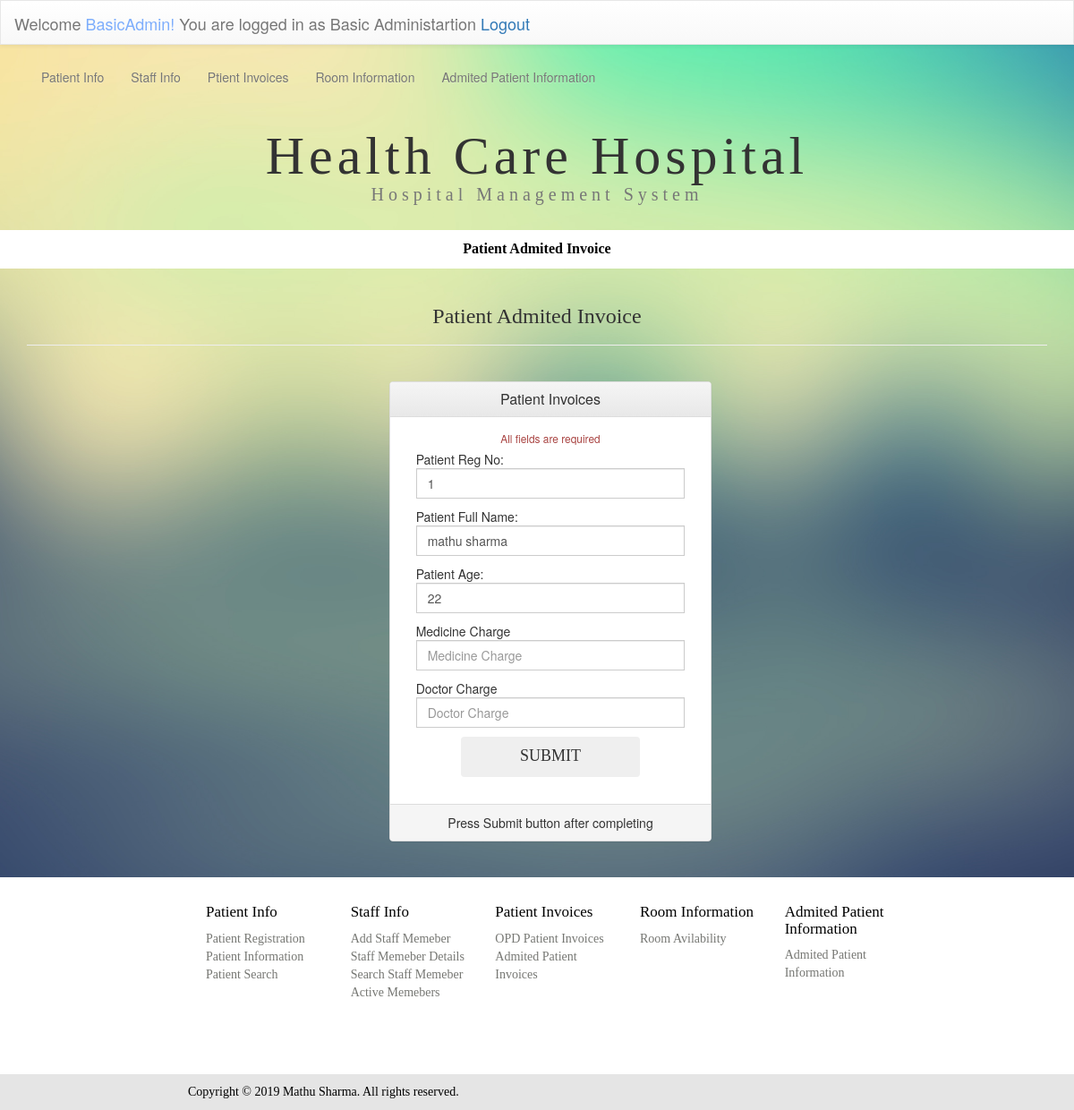
/HospitalSystem/opdinvo.php?id=1 (signed in), run on the app's committed database.
### tables this page shows
CREATE TABLE `patient` (
  `pet_id` int(11) NOT NULL AUTO_INCREMENT,
  `pet_reg_date` datetime DEFAULT CURRENT_TIMESTAMP,
  `pet_fn` varchar(100) DEFAULT NULL,
  `pet_sn` varchar(100) DEFAULT NULL,
  `pet_addr` varchar(500) DEFAULT NULL,
  `pet_ac` varchar(3) DEFAULT '+94',
  `pet_con` int(10) DEFAULT NULL,
  `pet_em` varchar(1000) DEFAULT NULL,
  `pet_gen` varchar(10) DEFAULT NULL,
  `pet_bd` date DEFAULT NULL,
  `pet_age` int(3) DEFAULT NULL,
  `pet_bg` varchar(3) DEFAULT NULL,
  `Pet_opdid` int(11) DEFAULT NULL,
  `Insert_admunname` varchar(100) DEFAULT NULL,
  `Update_sadmunname` varchar(100) DEFAULT NULL,
  `update_date` datetime DEFAULT NULL,
  PRIMARY KEY (`pet_id`),
  KEY `Pet_opdid` (`Pet_opdid`)
);

### HospitalSystem/opdinvo.php (the view, shortened to what this page needs)
<!DOCTYPE html PUBLIC "-//W3C//DTD XHTML 1.0 Transitional//EN" "http://www.w3.org/TR/xhtml1/DTD/xhtml1-transitional.dtd">
<html xmlns="http://www.w3.org/1999/xhtml">
<head>
<link rel="stylesheet" href="css/bootstrap.min.css">
<link rel="stylesheet" href="css/bootstrap-theme.min.css">
<link rel="stylesheet" type="text/css" href="css/staff.css"/>
</head>
<body>
<?php include_once('navbar.php');?>
<div class="container">
<div class="row">
<div class="col-md-12 col-xs-12">
<h1 class="text-center ">Health Care Hospital<br /><small style="font-size:20px">Hospital Management System</small></h1></div>
</div>
</div>
<br />
<div class="container-fluid">
<div class="row">
<ul class="nav  nav-justified" style="background-color:#FFF;">
<li style="font-family:calibri; font-size:16px;"><a style="color:#000" href="admiteinvo.php"><strong>Patient Admited Invoice</strong></a></li>
</ul>
</div></div>
<div class="container">
<div class="row">
<div class="col-md-12 col-xs-12">
<div class="page-header">
<h3 style="font-family:calibri;" class="text-center">Patient Admited Invoice</h3></div>
<br />
<div class="container">
<div class="row ">
<div class="col-md-4 col-md-offset-4 col-xs-12">
<div class="panel panel-default">
<div class="panel-heading">
<h3 class="panel-title text-center">Patient Invoices</h3>
</div>
<center>
<div class="panel-body">
<small class="text-danger">All fields are required</small>
<div>
  <?php
  require('connect.php');
  $id=$_REQUEST['id'];
  $squery = "SELECT * FROM `patient` WHERE `pet_id` ='$id'";
  $result = mysqli_query($con, $squery) or die ( mysqli_error($con));
  $row = mysqli_fetch_assoc($result);
  ?>
<table border="0" class="">
<form id="sreg" name="sreg" action="" method="post">
  <tr>
    <td colspan="2" style="padding:5px">
      Patient Reg No:
    <div class="input-group col-md-12 col-xs-12"><input value="<?php echo $row["pet_id"]; ?>" required  name="pid"   type="text" class="form-control" placeholder="Patient Name">
	</div>
	</td>
    </tr>
    <tr>
    <td colspan="2" style="padding:5px">
      Patient Full Name:
    <div class="input-group col-md-12 col-xs-12"><input value="<?php echo $row["pet_fn"]; ?> <?php echo $row["pet_sn"]; ?>" required name="dname" id="lname"   type="text" class="form-control" placeholder="Doctor Name">
	</div>
    </td>
  </tr>
  <tr>
    <td colspan="2" style="padding:5px"><div class="input-group col-md-12 col-xs-12 ">Patient Age:<input value="<?php echo $row["pet_age"]; ?>" name="age"  required="required"   type="number" class="form-control" placeholder="Age"></div></td>
    </tr>
<tr>
    <td colspan="2" style="padding:5px"><div class="input-group col-md-12 col-xs-12 ">Medicine Charge<input name="mc"  required="required"   type="number" class="form-control" placeholder="Medicine Charge"></div></td>
    </tr>
<tr>
    <td colspan="2" style="padding:5px"><div class="input-group col-md-12 col-xs-12 ">Doctor Charge<input name="dc"  required="required"   type="number" class="form-control" placeholder="Doctor Charge"></div></td>
    </tr>
  <tr>
  <td colspan="2" style="padding:5px"><div align="center"><button   name="submit" type="submit" class="btn" value="SUBMIT">SUBMIT</button></div></td>
    </tr>
<tr><td colspan="2" style="padding:5px">
</td>
  </tr>
   </form>
</table>
</div>
</div>
</center>
<div class="panel-footer text-center">Press Submit button after completing </div>
</div>
</div>
</div>
</div>
</div>
</div>
</div>
</body>
<footer>
  <?php include 'footer.php';?>
</footer>
</html>

### HospitalSystem/css/staff.css (style rules this page uses)
body { background:url(../images/background.jpg) no-repeat center center fixed ; -webkit-background-size:cover; -moz-background-size:cover; -o-background-size:cover; background-size:cover; }
h1 { text-align:center; font-family:"calibri"; font-size:60px; padding-top:10px; letter-spacing:5px; }
.btn { height:45px; width:200px; font-size:18px; font-family:"calibri"; }

### HospitalSystem/css/menu.css (style rules this page uses)
body { background:url(../images/background.jpg) no-repeat center center fixed ; -webkit-background-size:cover; -moz-background-size:cover; -o-background-size:cover; background-size:cover; }
h1 { text-align:center; font-family:"calibri"; font-size:60px; padding-top:10px; letter-spacing:5px; }

### data on the page
patient: pid "1", dname "mathu sharma", age "22"

### other printed values
$_SESSION['sadmun'] "BasicAdmin"
$_SESSION['admty'] "Basic Administartion"
